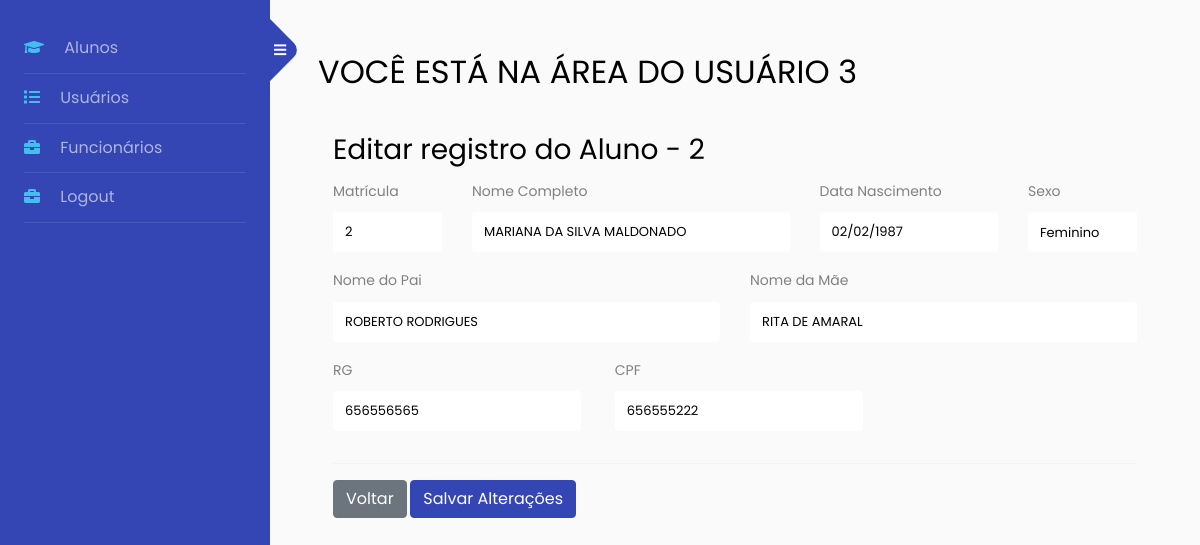
Page /base/sidebar3.php?page=fedita_alu&matricula=2 (signed in) on the committed database.
### tables this page shows
CREATE TABLE IF NOT EXISTS `aluno` (
  `matricula` int(11) NOT NULL AUTO_INCREMENT,
  `nome_aluno` varchar(50) DEFAULT NULL,
  `nome_pai` varchar(50) DEFAULT NULL,
  `nome_mae` varchar(50) DEFAULT NULL,
  `dt_nasc` date DEFAULT NULL,
  `sexo_aluno` char(1) DEFAULT NULL,
  `rg_aluno` int(11) DEFAULT NULL,
  `cpf_aluno` varchar(11) DEFAULT NULL,
  PRIMARY KEY (`matricula`)
);

### sis/alunos/fedita_alu.php (the view, shortened to what this page needs)
<?php
	$matricula = (int) $_GET['matricula'];
	$sql = mysqli_query($con, "select * from aluno where matricula = '".$matricula."';");
	$row = mysqli_fetch_array($sql);
?>
<div id="main" class="container-fluid">
	<br><h3 class="page-header">Editar registro do Aluno - <?php echo $matricula;?></h3>
	<form action="?page=atualiza_alu&matricula=<?php echo $row['matricula']; ?>" method="post">
	<div class="row">
		<div class="form-group col-md-2">
			<label for="matricula">Matrícula</label>
			<input type="text" class="form-control" name="matricula" value="<?php echo $row["matricula"]; ?>">
		</div>
		<div class="form-group col-md-5">
			<label for="nome">Nome Completo</label>
			<input type="text" class="form-control" name="nome_aluno" value="<?php echo $row["nome_aluno"]; ?>">
		</div>
		<div class="form-group col-md-3">
			<label for="dt_nasc">Data Nascimento</label>
			<input type="text" class="form-control" name="dt_nasc" value="<?php echo date('d/m/Y',strtotime($row["dt_nasc"])); ?>">
		</div>
		<div class="form-group col-md-2">
			<label for="sexo">Sexo</label>
			<select class="form-control" name="sexo_aluno">
				<?php
				if($row["sexo_aluno"]=="M")
					echo '<option selected="selected" value="M">Masculino</option><option value="F">Feminino</option>';
				else
					echo '<option value="M">Masculino</option><option selected="selected" value="F">Feminino</option>';
				?>
			</select>
		</div>
	</div>
	<div class="row">
		<div class="form-group col-md-6">
			<label for="nome_pai">Nome do Pai</label>
			<input type="text" class="form-control" name="nome_pai" value="<?php echo $row["nome_pai"]; ?>">
		</div>
		<div class="form-group col-md-6">
			<label for="nome_mae">Nome da Mãe</label>
			<input type="text" class="form-control" name="nome_mae" value="<?php echo $row["nome_mae"]; ?>">
		</div>
	</div>
	<div class="row">
		<div class="form-group col-md-4">
			<label for="rg">RG</label>
			<input type="text" class="form-control" name="rg_aluno" value="<?php echo $row["rg_aluno"]; ?>">
		</div>
		<div class="form-group col-md-4">
			<label for="cpf">CPF</label>
			<input type="text" class="form-control" name="cpf_aluno" value="<?php echo $row["cpf_aluno"]; ?>">
		</div>
	</div>
	<hr/>
	<div id="actions" class="row">
		<div class="col-md-12">
			<a href="?page=lista_alu" class="btn btn-secondary">Voltar</a>
			<button type="submit" class="btn btn-primary">Salvar Alterações</button>
		</div>
	</div>
</div>

### rows in the picture
aluno: matricula "2", nome_aluno "MARIANA DA SILVA MALDONADO", dt_nasc "02/02/1987", sexo_aluno "Feminino", nome_pai "ROBERTO RODRIGUES", nome_mae "RITA DE AMARAL", rg_aluno "656556565", cpf_aluno "656555222"

### other values in the picture
$matricula "2"
